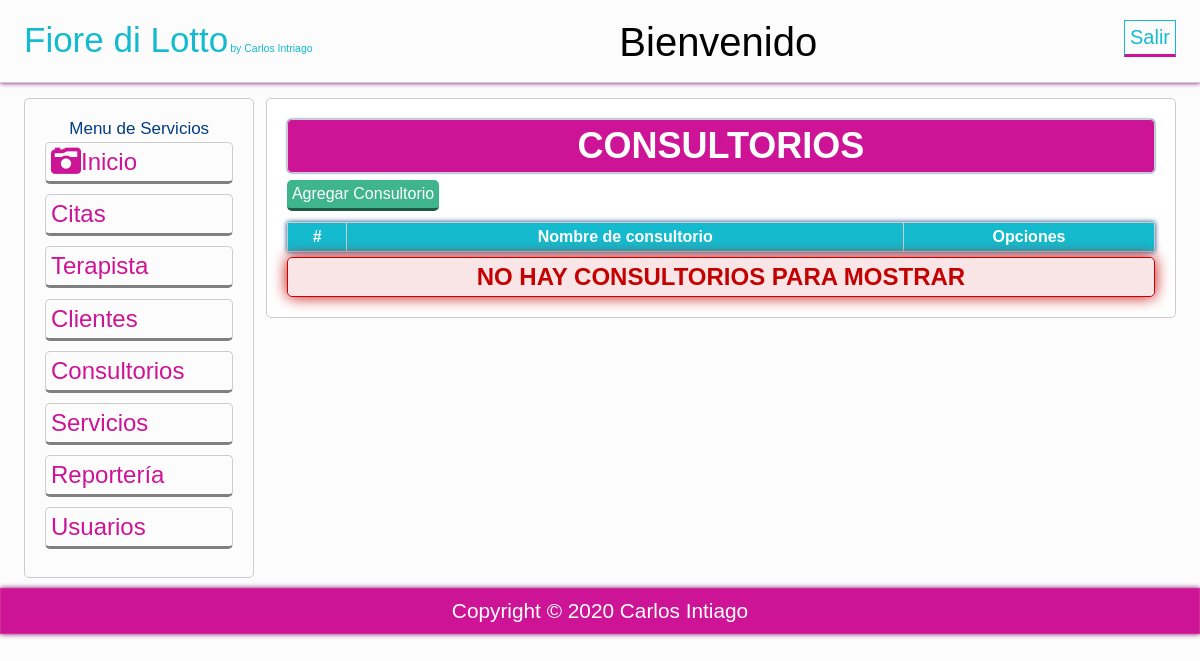
/vista/consultorios_vista.php, run on an earlier commit of the app's database.
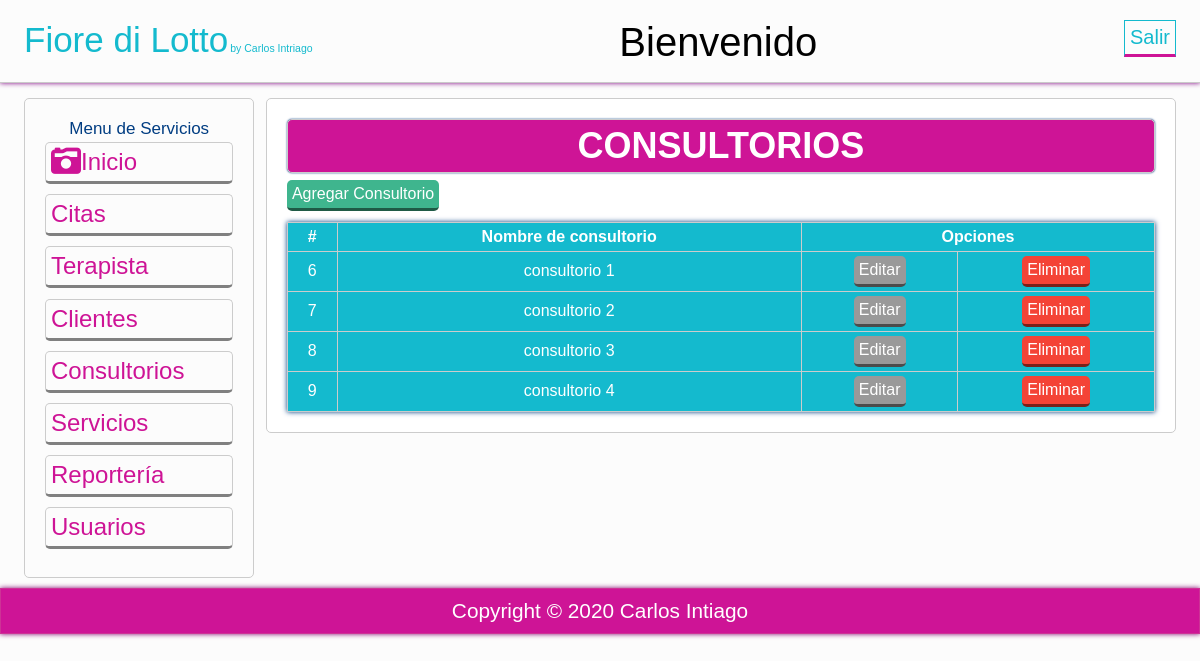
And on a later commit of the database.
### tables this page shows
CREATE TABLE `consultorios` (
  `idConsultorio` int(11) NOT NULL,
  `conNombre` varchar(25) NOT NULL
);

### vista/consultorios_vista.php (the view)
<?php
$mensaje='';
try{
	$conexion = new PDO('mysql:host=localhost;dbname=centromedico','root','');
}catch(PDOException $e){
	echo "Error: ". $e->getMessage();
}
$consulta = $conexion -> prepare("
	SELECT * FROM consultorios order by idconsultorio limit 10");
$consulta ->execute();
$consulta = $consulta ->fetchAll();
if(!$consulta){
	$mensaje .= 'NO HAY CONSULTORIOS PARA MOSTRAR';
}
?>
<?php include 'plantillas/header.php'; ?>
<section class="main">
    <div class="wrapp">
        <?php include 'plantillas/nav.php'; ?>
        <article>
            <div class="mensaje">
                <h2>CONSULTORIOS</h2>
            </div>
            <a class="agregar" href="agregarconsultorios.php">Agregar Consultorio</a>
            <table class="tabla">
                <tr>
                    <th>#</th>
                    <th>Nombre de consultorio</th>
                    <th colspan="2">Opciones</th>
                </tr>
                <?php foreach ($consulta as $Sql): ?>
                <tr>
                    <?php echo "<td>". $Sql['idConsultorio']. "</td>"; ?>
                    <?php echo "<td>". $Sql['conNombre']. "</td>"; ?>
                    <?php echo "<td class='centrar'>"."<a href='actualizarconsultorio.php?idConsultorio=".$Sql['idConsultorio']."' class='editar'>Editar</a>". "</td>"; ?>
                    <?php echo "<td class='centrar'>"."<a href='eliminar_consultorio.php?idConsultorio=".$Sql['idConsultorio']."' class='eliminar'>Eliminar</a>". "</td>"; ?>
                </tr>
                <?php endforeach; ?>
            </table>
            <?php  if(!empty($mensaje)): ?>
            <ul>
                <?php echo $mensaje; ?>
            </ul>
            <?php  endif; ?>
        </article>
</section>
<?php include 'plantillas/footer.php'; ?>
</body>
</html>

### vista/plantillas/header.php (shortened to what this page needs)
<!DOCTYPE html>
<html lang="es">
<head>
    <link rel="stylesheet" href="css/estilos.css">
    <link rel="stylesheet" href="path/to/font-awesome/css/font-awesome.min.css">
</head>
<body>
    <header>
        <div class="wrapp">
            <a href="index.php" title="Spa Fiore di Lotto">Fiore di Lotto<span>by Carlos Intriago</span></a>
            <div class="usuario">
                <a href="cerrar.php" title="Cerrar Sesion">Salir</a>
            </div>
            <div align="center">
                Bienvenido <?php echo $_SESSION["usuario"];?>
            </div>
        </div>
    </header>
</body>

### vista/plantillas/nav.php
<aside>
    <div class="widget">
        <center><label for="" class="menu_de_servicios"> Menu de Servicios</label></center>
        <a href="index.php" title="CenterMedicine"><i class="fa fa-camera-retro fa-lg"></i>Inicio</a>
        <a href="citas.php" title="Citas">Citas</a>
        <a href="medicos.php" title="Medicos">Terapista</a>
        <a href="pacientes.php" title="Pacientes">Clientes</a>
        <a href="consultorios.php" title="Consultorios">Consultorios</a>
        <a href="especialidades.php">Servicios</a>
        <a href="reporte.php" title="Reportes">Reportería</a>
        <a href="usuarios.php" title="Usuarios">Usuarios</a>
    </div>
</aside>

### vista/plantillas/footer.php
<footer>
			<p>Copyright © 2020 <a href="https://www.facebook.com/compralo.com.ec/" target="_blank" rel="noopener noreferrer">Carlos Intiago</a></p>
</footer>

### css/estilos.css (style rules this page uses)
* { -webkit-box-sizing: border-box; -moz-box-sizing: border-box; box-sizing: border-box; margin: 0px; padding: 0px; font-family: sans-serif; }
body { background: rgba(0, 0, 0, .01); color: #000; }
.menu_de_servicios { color: #013D82; text-align: center; font-size: 17px; }
.wrapp { padding: 0% 2%; width: 100%; margin: auto; overflow: hidden; }
header a { color: rgb(10, 10, 10); display: inline-block; }
.usuario { float: right; color: rgb(206, 20, 150); }
.usuario a { padding: 5px; border: 1px solid #14BACE; border-bottom: 3px solid rgb(206, 20, 150); font-size: 20px; }
header { text-transform: none; width: 100%; height: 83px; padding: 20px 0; overflow: hidden; font-size: 2.5em; border-bottom: 1px solid rgba(0, 0, 0, .2); margin-bottom: 5px; box-shadow: 0 0px 5px rgb(126, 1, 130) !important; }
.mensaje { background: rgb(206, 20, 150); padding: 5px; color: #fff; border-radius: 5px; text-align: center; font-size: 1.5em; margin-bottom: 5px; box-shadow: 0 0px 2px #013D82 !important; }
aside { float: left; width: 20%; color: #fff; padding: 20px; border-radius: 5px; margin: 10px 0px; }
aside a { border-radius: 5px; margin: .3em 0em; float: left; width: 100%; color: rgb(206, 20, 150); display: block; padding: 5px; cursor: pointer; margin-top: 3px; border: 1px solid #ccc; border-bottom: 3px solid gray; font-size: 1.5em; text-decoration: none; }
article a { display: block; font-weight: normal; }
article { margin: 10px 0px; margin-left: 1%; float: left; width: 79%; padding: 20px; background: rgb(255, 255, 255); border-radius: 5px; }
article, aside, .mensaje { border: 1px solid #ccc; }
span { margin-left: 2px; font-size: .3em; }
article a { margin: 2px 0px; display: inline-block; padding: 5px; color: white; border-radius: 5px; cursor: pointer; border-bottom: 3px solid rgba(0, 0, 0, .5); width: auto; text-decoration: none; text-align: center; position: relative; }
article .agregar { background: #3FB58E; }
article .editar { background: #999; }
article .eliminar { background: #F44336; }
footer { width: 100%; background: rgb(206, 20, 150); padding: 10px 10%; border: 1px solid rgb(206, 50, 150); text-align: center; color: #fff; font-size: 1.3em; box-shadow: 0 0px 5px rgb(130, 1, 109) !important; }
footer li, a { text-decoration: none; color: #fff; }
.tabla { box-shadow: 0 0px 5px #013D82 !important; width: 100%; margin-top: 1%; border-collapse: collapse; }
.tabla th { background: #14BACE; padding: 5px; color: white; }
.centrar { text-align: center; }
.tabla td { padding: 2px 5px; background: #14BACE; color: white; text-align: center; }
.tabla td, th { border: 1px solid #ccc; }
header a, .bordes { font-size: 35px; float: left; color: #14BACE; cursor: pointer; }
header span, a:hover { color: #14BACE; }
ul { border-radius: 5px; margin-top: 5px; padding: 5px; border: 1px solid #C40000; background: rgba(196, 0, 0, .1); font-size: 1.5em; color: #C40000; font-weight: bold; box-shadow: 0 0px 15px #C40000 !important; text-align: center; }

What changed in the data, as far as the page shows it:
added consultorios: idConsultorio "6", conNombre "consultorio 1"
added consultorios: idConsultorio "7", conNombre "consultorio 2"
added consultorios: idConsultorio "8", conNombre "consultorio 3"
added consultorios: idConsultorio "9", conNombre "consultorio 4"
Also different on the page:
$mensaje: "NO HAY CONSULTORIOS PARA MOSTRAR" → (not shown)
